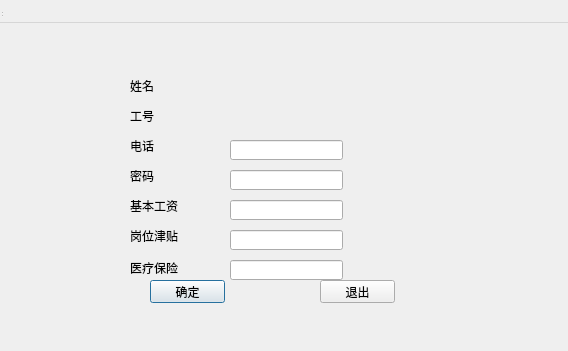
<?xml version="1.0" encoding="UTF-8"?>
<ui version="4.0">
 <class>Change_person</class>
 <widget class="QDialog" name="Change_person">
  <property name="geometry">
   <rect>
    <x>0</x>
    <y>0</y>
    <width>568</width>
    <height>351</height>
   </rect>
  </property>
  <property name="windowTitle">
   <string>MainWindow</string>
  </property>
  <widget class="QWidget" name="centralwidget" native="true">
   <property name="geometry">
    <rect>
     <x>30</x>
     <y>70</y>
     <width>465</width>
     <height>243</height>
    </rect>
   </property>
   <widget class="QLabel" name="label">
    <property name="geometry">
     <rect>
      <x>100</x>
      <y>40</y>
      <width>54</width>
      <height>12</height>
     </rect>
    </property>
    <property name="text">
     <string>工号</string>
    </property>
   </widget>
   <widget class="QLabel" name="label_2">
    <property name="geometry">
     <rect>
      <x>100</x>
      <y>70</y>
      <width>54</width>
      <height>12</height>
     </rect>
    </property>
    <property name="text">
     <string>电话</string>
    </property>
   </widget>
   <widget class="QLabel" name="label_3">
    <property name="geometry">
     <rect>
      <x>100</x>
      <y>100</y>
      <width>54</width>
      <height>12</height>
     </rect>
    </property>
    <property name="text">
     <string>密码</string>
    </property>
   </widget>
   <widget class="QLabel" name="label_4">
    <property name="geometry">
     <rect>
      <x>100</x>
      <y>130</y>
      <width>54</width>
      <height>12</height>
     </rect>
    </property>
    <property name="text">
     <string>基本工资</string>
    </property>
   </widget>
   <widget class="QLabel" name="label_5">
    <property name="geometry">
     <rect>
      <x>100</x>
      <y>10</y>
      <width>54</width>
      <height>12</height>
     </rect>
    </property>
    <property name="text">
     <string>姓名</string>
    </property>
   </widget>
   <widget class="QLineEdit" name="lineEdit_password">
    <property name="geometry">
     <rect>
      <x>200</x>
      <y>100</y>
      <width>113</width>
      <height>20</height>
     </rect>
    </property>
   </widget>
   <widget class="QLineEdit" name="lineEdit_salary">
    <property name="geometry">
     <rect>
      <x>200</x>
      <y>130</y>
      <width>113</width>
      <height>20</height>
     </rect>
    </property>
   </widget>
   <widget class="QPushButton" name="pushButton_enter">
    <property name="geometry">
     <rect>
      <x>120</x>
      <y>210</y>
      <width>75</width>
      <height>23</height>
     </rect>
    </property>
    <property name="text">
     <string>确定</string>
    </property>
   </widget>
   <widget class="QPushButton" name="pushButton_exit">
    <property name="geometry">
     <rect>
      <x>290</x>
      <y>210</y>
      <width>75</width>
      <height>23</height>
     </rect>
    </property>
    <property name="text">
     <string>退出</string>
    </property>
   </widget>
   <widget class="QLabel" name="label_6">
    <property name="geometry">
     <rect>
      <x>100</x>
      <y>160</y>
      <width>54</width>
      <height>12</height>
     </rect>
    </property>
    <property name="text">
     <string>岗位津贴</string>
    </property>
   </widget>
   <widget class="QLineEdit" name="lineEdit_allowance">
    <property name="geometry">
     <rect>
      <x>200</x>
      <y>160</y>
      <width>113</width>
      <height>20</height>
     </rect>
    </property>
   </widget>
   <widget class="QLineEdit" name="lineEdit_phone">
    <property name="geometry">
     <rect>
      <x>200</x>
      <y>70</y>
      <width>113</width>
      <height>20</height>
     </rect>
    </property>
   </widget>
   <widget class="QLabel" name="label_7">
    <property name="geometry">
     <rect>
      <x>100</x>
      <y>190</y>
      <width>51</width>
      <height>16</height>
     </rect>
    </property>
    <property name="text">
     <string>医疗保险</string>
    </property>
   </widget>
   <widget class="QLineEdit" name="lineEdit_insurance">
    <property name="geometry">
     <rect>
      <x>200</x>
      <y>190</y>
      <width>113</width>
      <height>20</height>
     </rect>
    </property>
   </widget>
   <widget class="QLabel" name="label_id">
    <property name="geometry">
     <rect>
      <x>200</x>
      <y>40</y>
      <width>54</width>
      <height>12</height>
     </rect>
    </property>
    <property name="text">
     <string/>
    </property>
   </widget>
   <widget class="QLabel" name="label_name">
    <property name="geometry">
     <rect>
      <x>200</x>
      <y>10</y>
      <width>54</width>
      <height>12</height>
     </rect>
    </property>
    <property name="text">
     <string/>
    </property>
   </widget>
  </widget>
  <widget class="QMenuBar" name="menubar">
   <property name="geometry">
    <rect>
     <x>0</x>
     <y>0</y>
     <width>568</width>
     <height>23</height>
    </rect>
   </property>
  </widget>
  <widget class="QStatusBar" name="statusbar">
   <property name="geometry">
    <rect>
     <x>0</x>
     <y>0</y>
     <width>3</width>
     <height>18</height>
    </rect>
   </property>
  </widget>
 </widget>
 <resources/>
 <connections/>
</ui>
